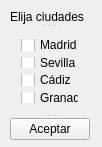
<?xml version="1.0" encoding="UTF-8"?>
<ui version="4.0">
 <class>Widget</class>
 <widget class="QWidget" name="Widget">
  <property name="geometry">
   <rect>
    <x>0</x>
    <y>0</y>
    <width>102</width>
    <height>147</height>
   </rect>
  </property>
  <property name="windowTitle">
   <string>Widget</string>
  </property>
  <widget class="QSplitter" name="splitter">
   <property name="geometry">
    <rect>
     <x>10</x>
     <y>10</y>
     <width>80</width>
     <height>130</height>
    </rect>
   </property>
   <property name="orientation">
    <enum>Qt::Vertical</enum>
   </property>
   <widget class="QLabel" name="label">
    <property name="text">
     <string>Elija ciudades</string>
    </property>
   </widget>
   <widget class="QWidget" name="">
    <layout class="QVBoxLayout" name="verticalLayout">
     <item>
      <widget class="QCheckBox" name="Madrid">
       <property name="text">
        <string>Madrid</string>
       </property>
      </widget>
     </item>
     <item>
      <widget class="QCheckBox" name="Sevilla">
       <property name="text">
        <string>Sevilla</string>
       </property>
      </widget>
     </item>
     <item>
      <widget class="QCheckBox" name="Cadiz">
       <property name="text">
        <string>Cádiz</string>
       </property>
      </widget>
     </item>
     <item>
      <widget class="QCheckBox" name="Granada">
       <property name="text">
        <string>Granada</string>
       </property>
      </widget>
     </item>
    </layout>
   </widget>
   <widget class="QPushButton" name="pushButton">
    <property name="text">
     <string>Aceptar</string>
    </property>
   </widget>
  </widget>
 </widget>
 <layoutdefault spacing="6" margin="11"/>
 <resources/>
 <connections/>
</ui>
